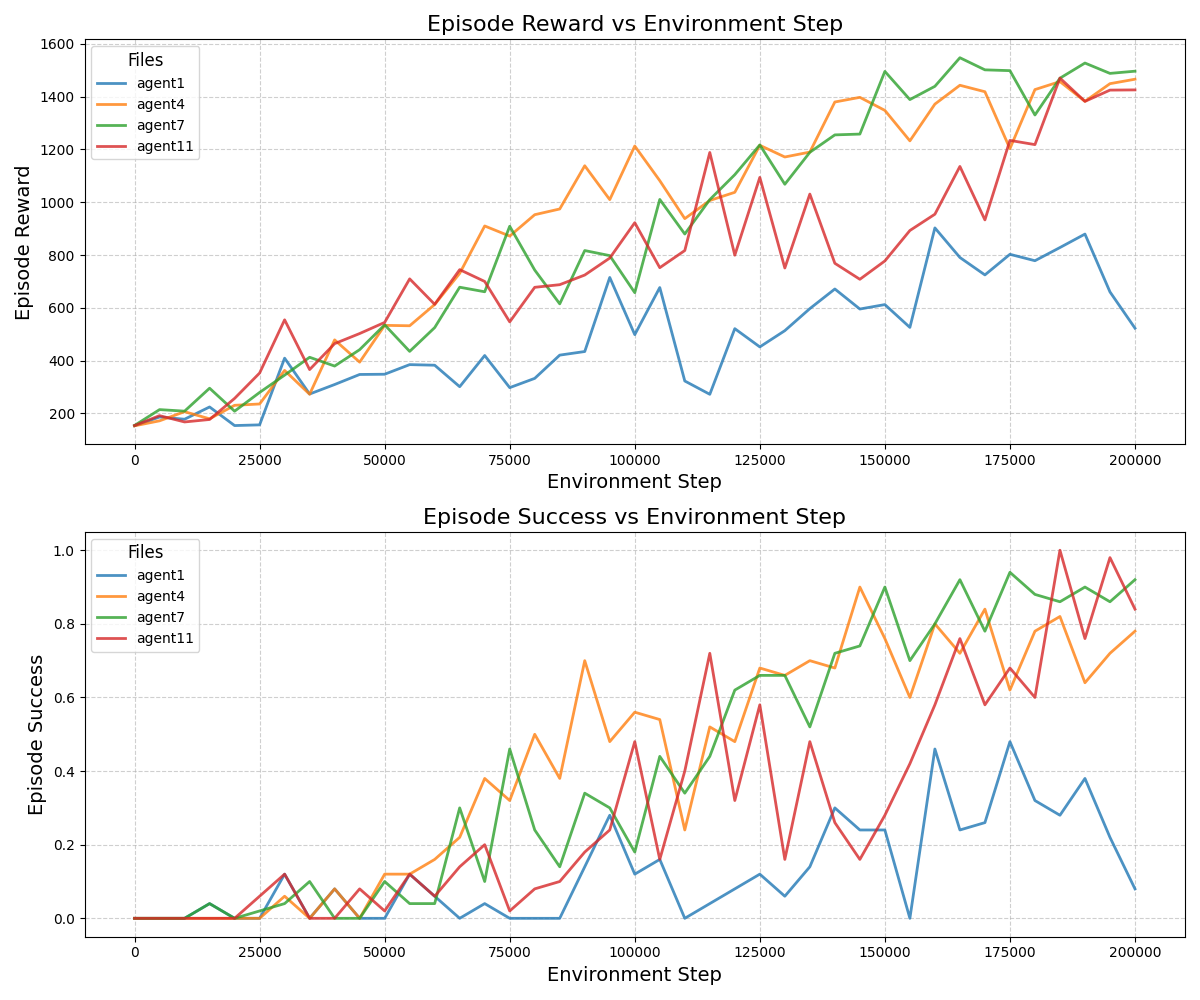

This chart was generated by the following Python code:
import pandas as pd
import matplotlib.pyplot as plt
import os
from cycler import cycler

# 获取当前目录下的所有日志文件
base_dir = './conclusion/mw-door-unlock 200000-normal'
target_agents = [1, 4, 7, 11]
P_files = [f for f in os.listdir(base_dir) if not f.endswith(".py")]
all_agent = ['agent1', 'agent4', 'agent7', 'agent11'] 
# 设置颜色和线型的循环样式
colors = plt.cm.tab10.colors  # 选取一个颜色调色板
# linestyles = ['-', '--', '-.', ':']
style_cycler = cycler(color=colors) 
# * cycler(linestyle=linestyles)

# 设置子图
fig, (ax1, ax2) = plt.subplots(2, 1, figsize=(12, 10))

# 应用样式循环
ax1.set_prop_cycle(style_cycler)
ax2.set_prop_cycle(style_cycler)



for file in all_agent:
    all_rewards = []
    all_success = []    
    for files in P_files:
        log_path = os.path.join(base_dir, files, file, 'logs', 'mw-door-unlock', 'state', 'default', '10', 'eval.log')
        df = pd.read_csv(log_path)
        all_rewards.append(df['episode_reward'])
        all_success.append(df['episode_success'])
        # 合并数据，计算平均
    avg_reward = pd.concat(all_rewards, axis=1).mean(axis=1)
    avg_success = pd.concat(all_success, axis=1).mean(axis=1)

    ax1.plot(df['env_step'], avg_reward, label=file, linewidth=2, alpha=0.8)
    ax2.plot(df['env_step'], avg_success, label=file, linewidth=2, alpha=0.8)

# 图表美化
# 图1: Episode Reward vs Env Step
ax1.set_title('Episode Reward vs Environment Step', fontsize=16)
ax1.set_xlabel('Environment Step', fontsize=14)
ax1.set_ylabel('Episode Reward', fontsize=14)
ax1.grid(True, linestyle='--', alpha=0.6)
ax1.legend(title='Files', fontsize=10, title_fontsize=12, loc='best')

# 图2: Episode Success vs Env Step
ax2.set_title('Episode Success vs Environment Step', fontsize=16)
ax2.set_xlabel('Environment Step', fontsize=14)
ax2.set_ylabel('Episode Success', fontsize=14)
ax2.grid(True, linestyle='--', alpha=0.6)
ax2.legend(title='Files', fontsize=10, title_fontsize=12, loc='best')

# 调整布局并保存图形
output_path = os.path.join(base_dir, 'conclusion.png')
plt.tight_layout()
plt.savefig(output_path)
plt.close()  # 关闭图形以释放内存
